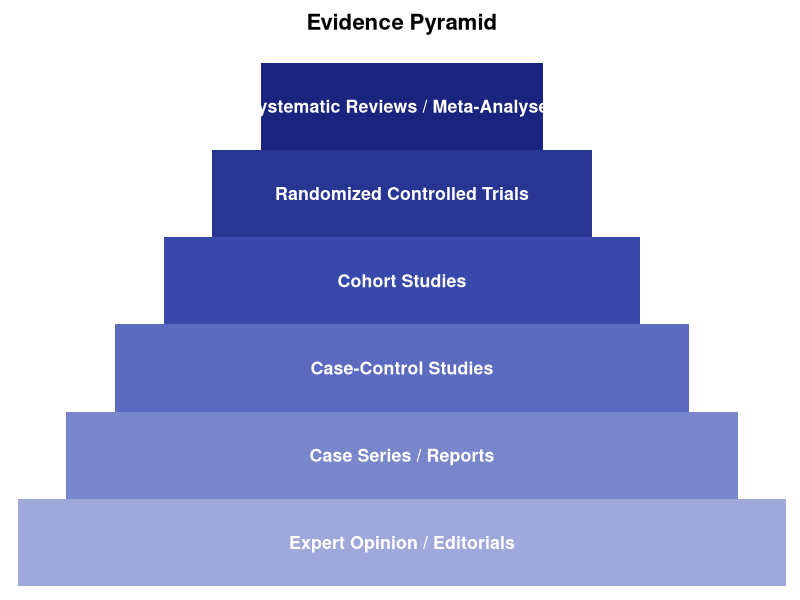
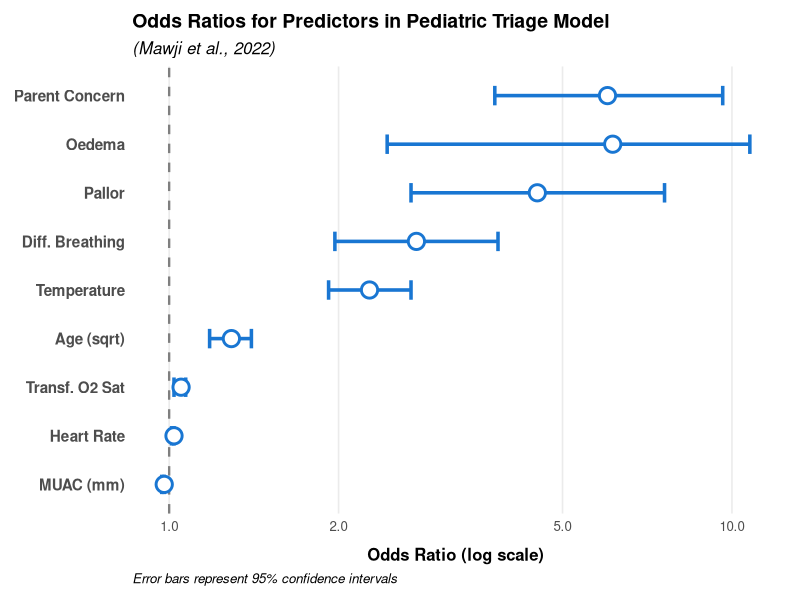
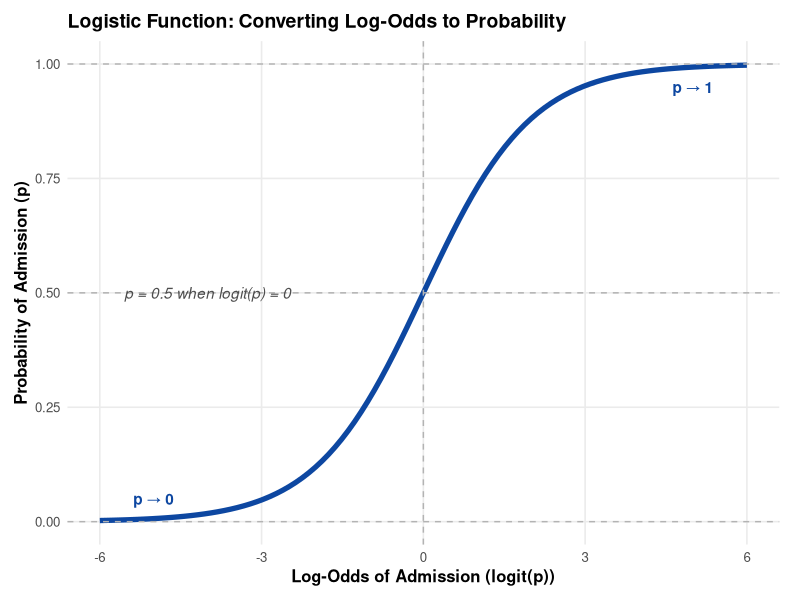
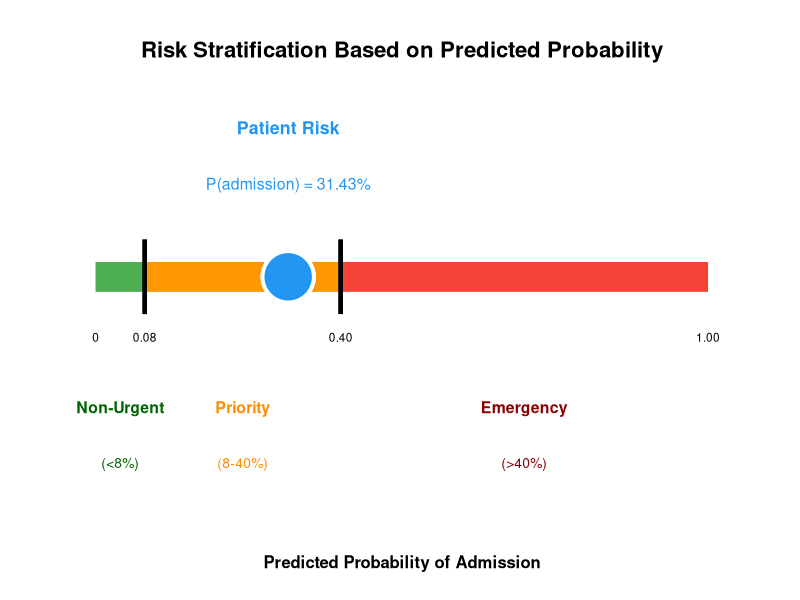
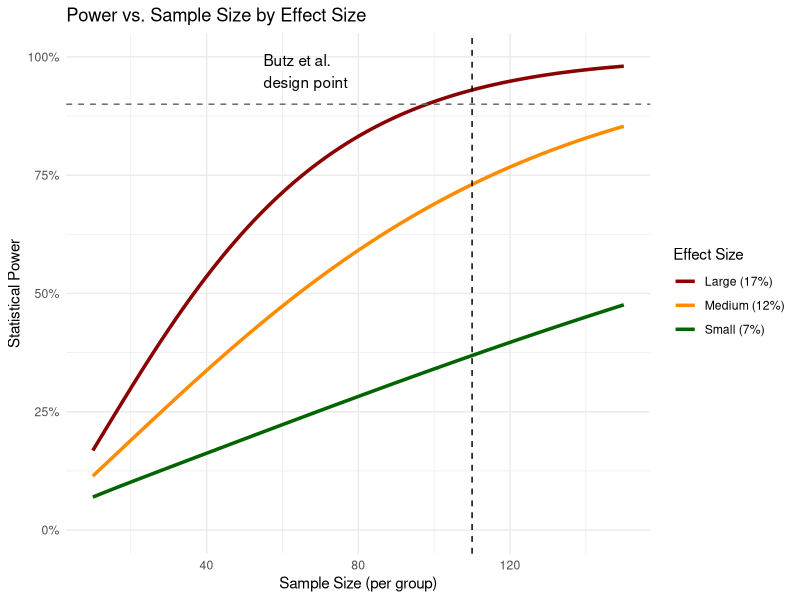
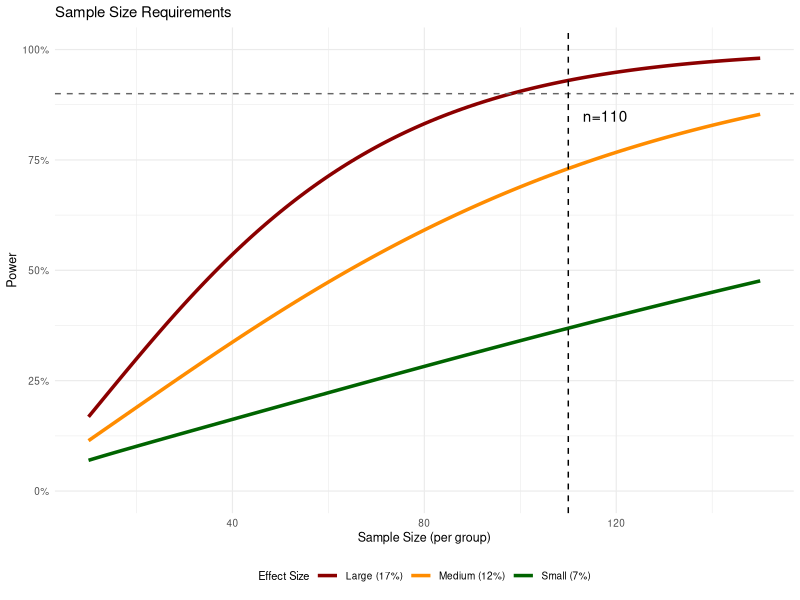
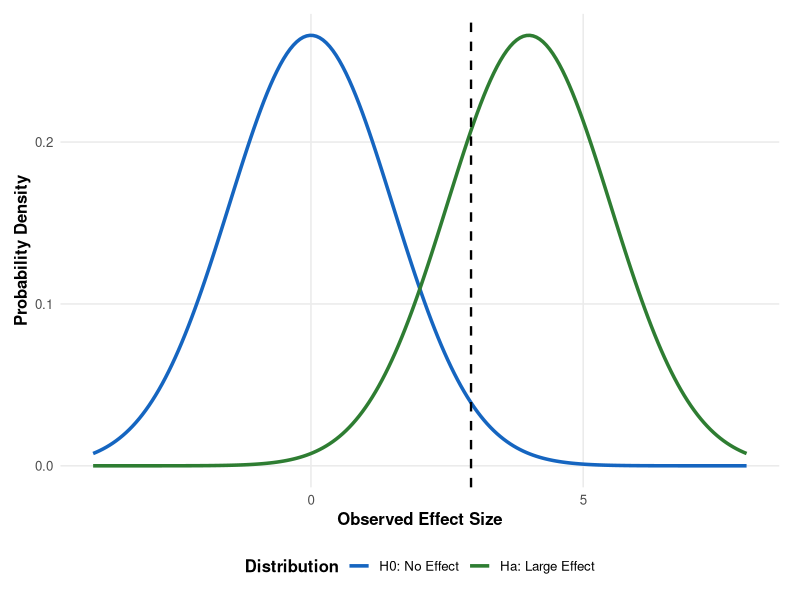
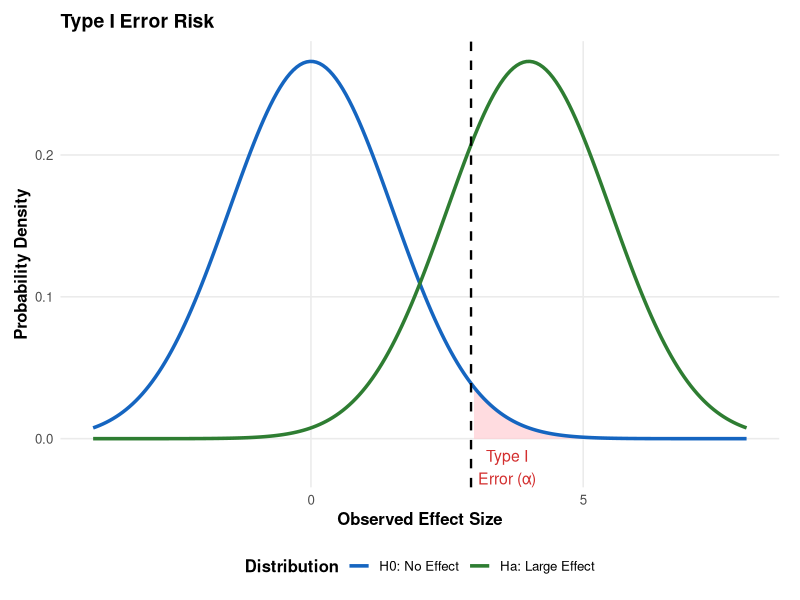

The R source for these figures, in order:
## ---- chunk 1
library(ggplot2)

levels_pyr <- c("Systematic Reviews / Meta-Analyses", 
                "Randomized Controlled Trials", 
                "Cohort Studies", 
                "Case-Control Studies", 
                "Case Series / Reports",
                "Expert Opinion / Editorials")

df_pyr <- data.frame(
  Level = factor(levels_pyr, levels = rev(levels_pyr)),
  Value = 6:1,
  ymin = c(5, 4, 3, 2, 1, 0),
  ymax = c(5.8, 6.8, 7.8, 8.8, 9.8, 10.8) 
)

# Enhanced color palette for better contrast
blue_palette_pyr <- rev(c("#1a237e", "#283593", "#3949ab", "#5c6bc0", "#7986cb", "#9fa8da"))

ggplot(df_pyr, aes(xmin = 0, xmax = Value, ymin = ymin-2.5, ymax = ymax+2.5, fill = Level)) +
  geom_rect() +
  coord_flip() +
  scale_fill_manual(values = blue_palette_pyr) +
  scale_y_continuous(breaks = NULL, expand = c(0, 0)) +
  scale_x_continuous(expand = c(0, 0), limits = c(0, 6), labels = NULL) +
  theme_minimal() +
  theme(
    axis.title = element_blank(),
    axis.text = element_blank(),
    axis.ticks = element_blank(),
    legend.position = "none",
    panel.grid = element_blank(),
    plot.margin = margin(10, 10, 10, 10),
    plot.background = element_rect(fill = "white", color = NA)
  ) +
  geom_text(
    aes(x = Value - 0.5, y = (ymin + ymax) / 2, label = Level),
    hjust = 0.5, vjust = 0.5, size = 4.5, color = "white", fontface = "bold"
  ) +
  labs(title = "Evidence Pyramid") +
  theme(plot.title = element_text(hjust = 0.5, size = 16, face = "bold", margin = margin(b = 20)))
## ---- chunk 2
library(ggplot2)
library(dplyr)

predictor_data <- data.frame(
  Predictor = factor(c("Parent Concern", "Oedema", "Pallor", "Diff. Breathing", "Temperature", "Age (sqrt)", "Transf. O2 Sat", "Heart Rate", "MUAC (mm)"), 
                     levels = c("MUAC (mm)", "Heart Rate", "Transf. O2 Sat", "Age (sqrt)", "Temperature", "Diff. Breathing", "Pallor", "Oedema", "Parent Concern")),
  OR = c(6.01, 6.14, 4.51, 2.75, 2.27, 1.29, 1.05, 1.02, 0.98),
  LowerCI = c(3.79, 2.44, 2.69, 1.97, 1.92, 1.18, 1.02, 1.01, 0.97),
  UpperCI = c(9.63, 10.76, 7.59, 3.84, 2.69, 1.40, 1.07, 1.02, 0.98)
)

# Enhanced plot with better colors and readability
ggplot(predictor_data, aes(x = OR, y = Predictor)) +
  geom_vline(xintercept = 1, linetype = "dashed", color = "grey50", linewidth = 0.8) +
  geom_errorbarh(aes(xmin = LowerCI, xmax = UpperCI), height = 0.4, color = "#1976d2", linewidth = 1.2) +
  geom_point(size = 4.5, color = "#1976d2", fill = "white", shape = 21, stroke = 1.5) +
  scale_x_log10(breaks = c(0.1, 0.5, 1, 2, 5, 10), labels = scales::label_number(accuracy = 0.1)) +
  labs(
    title = "Odds Ratios for Predictors in Pediatric Triage Model",
    subtitle = "(Mawji et al., 2022)",
    x = "Odds Ratio (log scale)", 
    y = NULL,
    caption = "Error bars represent 95% confidence intervals"
  ) +
  theme_minimal(base_size = 12) +
  theme(
    panel.grid.minor = element_blank(),
    panel.grid.major.y = element_blank(),
    axis.text.y = element_text(size = 11, face = "bold"),
    plot.title = element_text(face = "bold", size = 14),
    plot.subtitle = element_text(face = "italic", size = 12),
    plot.caption = element_text(hjust = 0, face = "italic"),
    axis.title.x = element_text(margin = margin(t = 10), face = "bold"),
    plot.margin = margin(10, 15, 10, 10)
  )
## ---- chunk 3
library(ggplot2)
logit_vals <- seq(-6, 6, length.out = 100)
prob_vals <- 1 / (1 + exp(-logit_vals))
sigmoid_df <- data.frame(LogitP = logit_vals, Probability = prob_vals)

ggplot(sigmoid_df, aes(x = LogitP, y = Probability)) +
  geom_line(color = "#0d47a1", size = 1.8) +
  geom_hline(yintercept = c(0, 0.5, 1), linetype = "dashed", color = "grey70") +
  geom_vline(xintercept = 0, linetype = "dashed", color = "grey70") +
  labs(
    title = "Logistic Function: Converting Log-Odds to Probability",
    x = "Log-Odds of Admission (logit(p))",
    y = "Probability of Admission (p)"
  ) +
  theme_minimal(base_size = 12) +
  theme(
    panel.grid.minor = element_blank(),
    axis.title = element_text(face = "bold"),
    plot.title = element_text(face = "bold", size = 14),
    plot.subtitle = element_text(face = "italic"),
    panel.background = element_rect(fill = "white", color = NA),
    plot.background = element_rect(fill = "white", color = NA),
    plot.margin = margin(10, 15, 10, 10)
  ) +
  annotate("text", x = 5, y = 0.95, label = "p → 1", color = "#0d47a1", fontface = "bold") +
  annotate("text", x = -5, y = 0.05, label = "p → 0", color = "#0d47a1", fontface = "bold") +
  annotate("text", x = -4, y = 0.5, label = "p = 0.5 when logit(p) = 0", 
           color = "grey30", fontface = "italic")
## ---- chunk 4
# Calculate example patient's probability
intercept           <- -32.888
coef_sqrt_age       <- 0.252
coef_hr             <- 0.016
coef_temp           <- 0.819
coef_muac_mm        <- -0.022
coef_transformed_o2 <- 0.048
coef_parent_concern <- 1.793
coef_diff_breathing <- 1.012
coef_oedema         <- 1.814
coef_pallor         <- 1.506

age_months           <- 12
hr                   <- 110
temp_c               <- 37
muac_mm_val          <- 130
spo2_val             <- 98
transformed_o2_value <- 70.103 * log10(101.687 - spo2_val) - 55.833
parent_concern_val   <- 1
diff_breathing_val   <- 1
oedema_val           <- 0
pallor_val           <- 0

logit_p_mawji <- intercept +
                 coef_sqrt_age       * sqrt(age_months) +
                 coef_hr             * hr +
                 coef_temp           * temp_c +
                 coef_muac_mm        * muac_mm_val +
                 coef_transformed_o2 * transformed_o2_value +
                 coef_parent_concern * parent_concern_val +
                 coef_diff_breathing * diff_breathing_val +
                 coef_oedema         * oedema_val +
                 coef_pallor         * pallor_val

prob_admission_mawji <- exp(logit_p_mawji) / (1 + exp(logit_p_mawji))
## ---- chunk 5
library(ggplot2)
risk_df <- data.frame(x = c(0, 1))
patient_prob <- prob_admission_mawji  # Using the calculated probability from previous chunk

ggplot(risk_df, aes(x = x, y = 0)) +
  # Base line with rounded ends
  geom_segment(aes(x = 0, xend = 1, y = 0, yend = 0), 
               linewidth = 10, color = "#e0e0e0", 
               lineend = "butt") +
  
  # Color segments - adjusting the Non-Urgent segment to extend all the way left
  geom_segment(aes(x = 0.40, xend = 1, y = 0, yend = 0), 
               linewidth = 10, color = "#f44336", 
               lineend = "butt", linejoin = "round") + # Flat on left, round on right
  geom_segment(aes(x = 0.08, xend = 0.40, y = 0, yend = 0), 
               linewidth = 10, color = "#ff9800", lineend = "butt") +
  geom_segment(aes(x = 0, xend = 0.08, y = 0, yend = 0), 
               linewidth = 10, color = "#4caf50", 
               lineend = "butt", linejoin = "round") + # Round on left edge
  
  # Add black lines at thresholds
  geom_segment(aes(x = 0.08, xend = 0.08, y = -0.02, yend = 0.02), 
               linewidth = 1.5, color = "black") +
  geom_segment(aes(x = 0.40, xend = 0.40, y = -0.02, yend = 0.02), 
               linewidth = 1.5, color = "black") +
  
  # Patient marker - blue circle with white border
  geom_point(aes(x = patient_prob, y = 0), color = "white", size = 16, shape = 21, 
             fill = "#2196f3", stroke = 2) +
  
  # Patient probability label
  annotate("text", x = patient_prob, y = 0.08, 
           label = "Patient Risk", 
           color = "#2196f3", fontface = "bold", size = 4.5) +
  annotate("text", x = patient_prob, y = 0.05, 
           label = paste0("P(admission) = ", round(prob_admission_mawji*100, digits=2), "%"), 
           color = "#2196f3", size = 4) +
  
  # Category labels - larger and more distinct
  annotate("text", x = 0.04, y = -0.07, label = "Non-Urgent", color = "darkgreen", 
           fontface = "bold", size = 4) +
  annotate("text", x = 0.04, y = -0.10, label = "(<8%)", color = "darkgreen", size = 3.5) +
  
  annotate("text", x = 0.24, y = -0.07, label = "Priority", color = "darkorange", 
           fontface = "bold", size = 4) +
  annotate("text", x = 0.24, y = -0.10, label = "(8-40%)", color = "darkorange", size = 3.5) +
  
  annotate("text", x = 0.70, y = -0.07, label = "Emergency", color = "darkred", 
           fontface = "bold", size = 4) +
  annotate("text", x = 0.70, y = -0.10, label = "(>40%)", color = "darkred", size = 3.5) +
  
  # Values at key points
  annotate("text", x = 0, y = -0.03, label = "0", size = 3, vjust = 1) +
  annotate("text", x = 0.08, y = -0.03, label = "0.08", size = 3, vjust = 1) +
  annotate("text", x = 0.40, y = -0.03, label = "0.40", size = 3, vjust = 1) +
  annotate("text", x = 1, y = -0.03, label = "1.00", size = 3, vjust = 1) +
  
  # Scales and theme
  scale_x_continuous(limits = c(-0.05, 1.05), breaks = NULL) +
  scale_y_continuous(limits = c(-0.12, 0.10)) +
  theme_minimal() +
  theme(
    axis.title.y = element_blank(), 
    axis.text.y = element_blank(), 
    axis.ticks = element_blank(), 
    panel.grid = element_blank(),
    axis.title.x = element_text(face = "bold", size = 12, margin = margin(t = 25)),
    plot.title = element_text(face = "bold", size = 16, hjust = 0.5),
    plot.subtitle = element_text(hjust = 0.5, size = 12),
    plot.margin = margin(30, 20, 20, 20)
  ) +
  labs(
    title = "Risk Stratification Based on Predicted Probability",
    x = "Predicted Probability of Admission"
  )
## ---- chunk 6
library(ggplot2)

# Create data frame for power curves
sample_sizes <- seq(10, 150, by=1)
effect_small <- power.prop.test(p1=0.92, p2=0.85, power=NULL, 
                                n=sample_sizes, sig.level=0.05)$power
effect_medium <- power.prop.test(p1=0.92, p2=0.80, power=NULL, 
                                 n=sample_sizes, sig.level=0.05)$power
effect_large <- power.prop.test(p1=0.92, p2=0.75, power=NULL, 
                                n=sample_sizes, sig.level=0.05)$power

df <- data.frame(
  sample_size = rep(sample_sizes, 3),
  power = c(effect_small, effect_medium, effect_large),
  effect = rep(c("Small (7%)", "Medium (12%)", "Large (17%)"), 
               each=length(sample_sizes))
)

# Plot power curves
ggplot(df, aes(x=sample_size, y=power, color=effect)) +
  geom_line(size=1.2) +
  geom_hline(yintercept=0.9, linetype="dashed", color="gray40") +
  geom_vline(xintercept=110, linetype="dashed", color="black") +
  scale_y_continuous(limits=c(0,1), labels=scales::percent) +
  scale_color_manual(values=c("darkred", "darkorange", "darkgreen")) +
  labs(title="Power vs. Sample Size by Effect Size",
       x="Sample Size (per group)",
       y="Statistical Power",
       color="Effect Size") +
  annotate("text", x=55, y=0.97, label="Butz et al.\ndesign point", hjust=0) +
  theme_minimal()
## ---- chunk 7
library(ggplot2)

# Create data frame for power curves
sample_sizes <- seq(10, 150, by=1)
effect_small <- power.prop.test(p1=0.92, p2=0.85, power=NULL, 
                                n=sample_sizes, sig.level=0.05)$power
effect_medium <- power.prop.test(p1=0.92, p2=0.80, power=NULL, 
                                 n=sample_sizes, sig.level=0.05)$power
effect_large <- power.prop.test(p1=0.92, p2=0.75, power=NULL, 
                                n=sample_sizes, sig.level=0.05)$power

df <- data.frame(
  sample_size = rep(sample_sizes, 3),
  power = c(effect_small, effect_medium, effect_large),
  effect = rep(c("Small (7%)", "Medium (12%)", "Large (17%)"), 
               each=length(sample_sizes))
)

# Plot power curves
ggplot(df, aes(x=sample_size, y=power, color=effect)) +
  geom_line(size=1.2) +
  geom_hline(yintercept=0.9, linetype="dashed", color="gray40") +
  geom_vline(xintercept=110, linetype="dashed", color="black") +
  scale_y_continuous(limits=c(0,1), labels=scales::percent) +
  scale_color_manual(values=c("darkred", "darkorange", "darkgreen")) +
  labs(title="Sample Size Requirements",
       x="Sample Size (per group)",
       y="Power",
       color="Effect Size") +
  annotate("text", x=113, y=0.85, label="n=110", hjust=0) +
  theme_minimal(base_size=9) +
  theme(legend.position="bottom", legend.title=element_text(size=8))
## ---- chunk 8
library(ggplot2)
x_power <- seq(-4, 8, length.out = 200)
null_dist <- dnorm(x_power, mean = 0, sd = 1.5)
alt_dist_large_effect <- dnorm(x_power, mean = 4, sd = 1.5) 
crit_val <- qnorm(0.975, mean = 0, sd = 1.5) 

power_df <- data.frame(x = x_power, 
                       null = null_dist, 
                       alt_large = alt_dist_large_effect)

ggplot(power_df, aes(x = x)) +
  # Add distribution lines
  geom_line(aes(y = null, color = "H0: No Effect"), linewidth = 1.2) +
  geom_line(aes(y = alt_large, color = "Ha: Large Effect"), linewidth = 1.2) +
  # Critical value line
  geom_vline(xintercept = crit_val, linetype = "dashed", color = "black", linewidth = 0.8) +
  # Scales and theme
  scale_color_manual(values = c("H0: No Effect" = "#1565c0", "Ha: Large Effect" = "#2e7d32")) +
  labs(
    x = "Observed Effect Size", 
    y = "Probability Density",
    color = "Distribution"
  ) +
  theme_minimal(base_size = 12) +
  theme(
    legend.position = "bottom",
    legend.title = element_text(face = "bold"),
    panel.grid.minor = element_blank(),
    axis.title = element_text(face = "bold"),
    plot.margin = margin(10, 15, 10, 10)
  )
## ---- chunk 9
library(ggplot2)
x_power <- seq(-4, 8, length.out = 200)
null_dist <- dnorm(x_power, mean = 0, sd = 1.5)
alt_dist_large_effect <- dnorm(x_power, mean = 4, sd = 1.5) 
crit_val <- qnorm(0.975, mean = 0, sd = 1.5) 

power_df <- data.frame(x = x_power, 
                       null = null_dist, 
                       alt_large = alt_dist_large_effect)

ggplot(power_df, aes(x = x)) +
  # Add alpha shaded region
  geom_ribbon(data = subset(power_df, x >= crit_val), 
              aes(ymax = null, ymin = 0), fill = "#ffcdd2", alpha = 0.7) +
  # Add distribution lines
  geom_line(aes(y = null, color = "H0: No Effect"), linewidth = 1.2) +
  geom_line(aes(y = alt_large, color = "Ha: Large Effect"), linewidth = 1.2) +
  # Critical value line
  geom_vline(xintercept = crit_val, linetype = "dashed", color = "black", linewidth = 0.8) +
  # Annotations for alpha
  annotate("text", x = 3.6, y = -0.02, label = "Type I\nError (α)", color = "#d32f2f", size = 4) +
  # Scales and theme
  scale_color_manual(values = c("H0: No Effect" = "#1565c0", "Ha: Large Effect" = "#2e7d32")) +
  labs(
    title = "Type I Error Risk",
    x = "Observed Effect Size", 
    y = "Probability Density",
    color = "Distribution"
  ) +
  coord_cartesian(clip = "off") +
  theme_minimal(base_size = 12) +
  theme(
    legend.position = "bottom",
    legend.title = element_text(face = "bold"),
    panel.grid.minor = element_blank(),
    plot.title = element_text(face = "bold", size = 14),
    axis.title = element_text(face = "bold"),
    plot.margin = margin(10, 15, 10, 10)
  )
## ---- chunk 10
library(ggplot2)
x_power <- seq(-4, 8, length.out = 200)
null_dist <- dnorm(x_power, mean = 0, sd = 1.5)
alt_dist_large_effect <- dnorm(x_power, mean = 4, sd = 1.5) 
crit_val <- qnorm(0.975, mean = 0, sd = 1.5) 

power_df <- data.frame(x = x_power, 
                       null = null_dist, 
                       alt_large = alt_dist_large_effect)

ggplot(power_df, aes(x = x)) +
  # Add beta shaded region
  geom_ribbon(data = subset(power_df, x <= crit_val), 
              aes(ymax = alt_large, ymin = 0), fill = "#bbdefb", alpha = 0.7) +
  # Add power shaded region
  geom_ribbon(data = subset(power_df, x >= crit_val), 
              aes(ymax = alt_large, ymin = 0), fill = "#c8e6c9", alpha = 0.7) +
  # Add distribution lines
  geom_line(aes(y = null, color = "H0: No Effect"), linewidth = 1.2) +
  geom_line(aes(y = alt_large, color = "Ha: Large Effect"), linewidth = 1.2) +
  # Critical value line
  geom_vline(xintercept = crit_val, linetype = "dashed", color = "black", linewidth = 0.8) +
  # Annotations
  annotate("text", x = 2.0, y = 0.03, label = "Type II\nError (β)", color = "#1565c0", size = 5) +
  annotate("text", x = 4.5, y = 0.11, label = "POWER", color = "darkgreen", size = 5, fontface = "bold") +
  # Scales and theme
  scale_color_manual(values = c("H0: No Effect" = "#1565c0", "Ha: Large Effect" = "#2e7d32")) +
  labs(
    title = "Type II Error and Statistical Power",
    x = "Observed Effect Size", 
    y = "Probability Density",
    color = "Distribution"
  ) +
  theme_minimal(base_size = 12) +
  theme(
    legend.position = "bottom",
    legend.title = element_text(face = "bold"),
    panel.grid.minor = element_blank(),
    plot.title = element_text(face = "bold", size = 14),
    axis.title = element_text(face = "bold"),
    plot.margin = margin(10, 15, 10, 10)
  )
## ---- chunk 11
library(ggplot2)
x_power <- seq(-4, 8, length.out = 200)
null_dist <- dnorm(x_power, mean = 0, sd = 1.5)
alt_dist_large_effect <- dnorm(x_power, mean = 4, sd = 1.5) 
crit_val <- qnorm(0.975, mean = 0, sd = 1.5) 

power_df <- data.frame(x = x_power, 
                       null = null_dist, 
                       alt_large = alt_dist_large_effect)

ggplot(power_df, aes(x = x)) +
  # Add shaded regions
  geom_ribbon(data = subset(power_df, x <= crit_val), 
              aes(ymax = alt_large, ymin = 0), fill = "#bbdefb", alpha = 0.5) +
  geom_ribbon(data = subset(power_df, x >= crit_val), 
              aes(ymax = alt_large, ymin = 0), fill = "#c8e6c9", alpha = 0.7) +
  geom_ribbon(data = subset(power_df, x >= crit_val), 
              aes(ymax = null, ymin = 0), fill = "#ffcdd2", alpha = 0.5) +
  # Add distribution lines
  geom_line(aes(y = null, color = "H0: No Effect"), linewidth = 1.2) +
  geom_line(aes(y = alt_large, color = "Ha: Large Effect"), linewidth = 1.2) +
  # Critical value line
  geom_vline(xintercept = crit_val, linetype = "dashed", color = "black", linewidth = 0.8) +
  # Annotations
  annotate("text", x = crit_val + 0.5, y = 0.2, label = "Reject H0", hjust = 0, fontface = "bold") +
  annotate("text", x = 3.6, y = -0.02, label = "Type I\nError (α)", color = "#d32f2f", size = 4) +
  annotate("text", x = 2.0, y = 0.03, label = "Type II\nError (β)", color = "#1565c0", size = 5) +
  annotate("text", x = 4.5, y = 0.11, label = "POWER", color = "darkgreen", size = 5, fontface = "bold") +
  # Scales and theme
  scale_color_manual(values = c("H0: No Effect" = "#1565c0", "Ha: Large Effect" = "#2e7d32")) +
  labs(
    title = "Statistical Power: Detecting a True Effect",
    subtitle = "Larger effect sizes and larger samples increase power",
    x = "Observed Effect Size", 
    y = "Probability Density",
    color = "Distribution"
  ) +
  coord_cartesian(clip = "off") +
  theme_minimal(base_size = 12) +
  theme(
    legend.position = "bottom",
    legend.title = element_text(face = "bold"),
    panel.grid.minor = element_blank(),
    plot.title = element_text(face = "bold", size = 14),
    plot.subtitle = element_text(face = "italic"),
    axis.title = element_text(face = "bold"),
    plot.margin = margin(10, 15, 10, 15)  # Added more margin on right side
  )
## ---- chunk 12
library(ggplot2)
x_power <- seq(-4, 8, length.out = 200)
null_dist <- dnorm(x_power, mean = 0, sd = 1.5)
alt_dist_large_effect <- dnorm(x_power, mean = 4, sd = 1.5) 
crit_val <- qnorm(0.975, mean = 0, sd = 1.5) 

power_df <- data.frame(x = x_power, 
                       null = null_dist, 
                       alt_large = alt_dist_large_effect)

ggplot(power_df, aes(x = x)) +
  # Add shaded regions
  geom_ribbon(data = subset(power_df, x <= crit_val), 
              aes(ymax = alt_large, ymin = 0), fill = "#bbdefb", alpha = 0.5) +
  geom_ribbon(data = subset(power_df, x >= crit_val), 
              aes(ymax = alt_large, ymin = 0), fill = "#c8e6c9", alpha = 0.7) +
  geom_ribbon(data = subset(power_df, x >= crit_val), 
              aes(ymax = null, ymin = 0), fill = "#ffcdd2", alpha = 0.5) +
  # Add distribution lines
  geom_line(aes(y = null, color = "Under H0"), linewidth = 1.2) +
  geom_line(aes(y = alt_large, color = "Under H1"), linewidth = 1.2) +
  # Critical value line
  geom_vline(xintercept = crit_val, linetype = "dashed", color = "black") +
  # Annotations
  annotate("text", x = 3.75, y = -0.02, label = "Type I (α)\n5%", color = "#d32f2f", size = 3) +
  annotate("text", x = 2.0, y = 0.02, label = "Type II (β)\n10%", color = "#1565c0", size = 3) +
  annotate("text", x = 4.5, y = 0.08, label = "POWER\n90%", color = "darkgreen", size = 4, fontface = "bold") +
  # Scales and theme
  scale_color_manual(values = c("Under H0" = "#1565c0", "Under H1" = "#2e7d32")) +
  labs(
    title = "90% Power for Butz et al. Study",
    subtitle = "With n=110 per group, 17% effect size, α=0.05",
    x = "Effect Size", 
    y = "Probability",
    color = "Distribution"
  ) +
  theme_minimal(base_size = 10) +
  theme(
    legend.position = "bottom",
    panel.grid.minor = element_blank()
  )
## ---- chunk 13
library(ggplot2)
butz_hr_df <- data.frame(
  Group = "Intervention vs Control",
  HR = 1.10,
  LowerCI = 0.76,
  UpperCI = 1.69
)

ggplot(butz_hr_df, aes(x = HR, y = Group)) +
  geom_vline(xintercept = 1, linetype = "dashed", color = "grey50", linewidth = 0.8) +
  geom_errorbarh(aes(xmin = LowerCI, xmax = UpperCI), height = 0.2, color = "#e57373", linewidth = 1.5) +
  geom_point(size = 5, color = "#e57373", shape = 18) +
  scale_x_continuous(limits=c(0.5, 2.0), breaks=seq(0.5, 2.0, 0.25)) +
  labs(
    title = "Hazard Ratio for >1 ED Visit (Intervention vs Control)",
    subtitle = "Butz et al. (2019) - Overall Group",
    x = "Hazard Ratio (HR)", 
    y = "",
    caption = "95% Confidence Interval: 0.76 to 1.69, p = 0.61"
  ) +
  theme_minimal(base_size = 12) +
  theme(
    axis.text.y = element_text(face = "bold", size = 11),
    panel.grid.minor = element_blank(),
    panel.grid.major.y = element_blank(),
    plot.title = element_text(face = "bold", size = 14),
    plot.subtitle = element_text(face = "italic"),
    axis.title.x = element_text(face = "bold", margin = margin(t = 10)),
    plot.caption = element_text(hjust = 0, face = "italic", color = "grey40"),
    plot.margin = margin(10, 15, 10, 10)
  ) +
  annotate("text", x = 0.965, y = 0.7, angle = 90, label = "No effect", color = "grey50", fontface = "italic")
## ---- chunk 14
library(survival)
library(survminer)

# Assuming we're working with simulated data to match the paper's results
set.seed(123)
n_con_no_shs <- 50 
n_int_no_shs <- 48 

# Create simulated survival times to match published curves
days <- c(0, 50, 100, 150, 200, 250, 300, 350, 365)
prob_con_no_shs <- c(1.00, 0.90, 0.80, 0.70, 0.50, 0.40, 0.35, 0.32, 0.31) 
prob_int_no_shs <- c(1.00, 0.95, 0.90, 0.85, 0.75, 0.65, 0.60, 0.58, 0.56) 

# Generate event times for control group
sim_times_con <- numeric()
for(i in 1:(length(days)-1)) {
  num_events <- round(n_con_no_shs * (prob_con_no_shs[i] - prob_con_no_shs[i+1]))
  if (num_events > 0) sim_times_con <- c(sim_times_con, runif(num_events, days[i], days[i+1]))
}
sim_times_con <- c(sim_times_con, rep(365, n_con_no_shs - length(sim_times_con)))
events_con <- ifelse(sim_times_con < 365, 1, 0)

# Generate event times for intervention group
sim_times_int <- numeric()
for(i in 1:(length(days)-1)) {
  num_events <- round(n_int_no_shs * (prob_int_no_shs[i] - prob_int_no_shs[i+1]))
  if (num_events > 0) sim_times_int <- c(sim_times_int, runif(num_events, days[i], days[i+1]))
}
sim_times_int <- c(sim_times_int, rep(365, n_int_no_shs - length(sim_times_int)))
events_int <- ifelse(sim_times_int < 365, 1, 0)

# Combine data
sim_butz_km_data <- data.frame(
  time = c(sim_times_con, sim_times_int),
  event = c(events_con, events_int),
  group = factor(c(rep("Control (No SHS)", n_con_no_shs), rep("Intervention (No SHS)", n_int_no_shs)))
)

# Create survival fit
fit_butz_km <- survfit(Surv(time, event) ~ group, data = sim_butz_km_data)

# Enhanced Kaplan-Meier plot
ggsurvplot(
  fit_butz_km,
  data = sim_butz_km_data,
  pval = TRUE,
  pval.coord = c(50, 0.2),
  conf.int = TRUE,
  conf.int.alpha = 0.2,
  risk.table = TRUE,
  risk.table.height = 0.3,
  xlab = "Days to Repeat ED Visit",
  ylab = "Probability of No Repeat ED Visit",
  legend.labs = c("Control (No SHS)", "Intervention (No SHS)"),
  palette = c("#e57373", "#64b5f6"),
  ggtheme = theme_minimal(base_size = 11),
  title = "Time to Repeat ED Visit in Children without SHS Exposure",
  subtitle = "Simulated data based on Butz et al. (2019)",
  font.title = c(14, "bold"),
  font.subtitle = c(12, "italic"),
  font.x = c(11, "bold"),
  font.y = c(11, "bold"),
  risk.table.fontsize = 3.8,
  tables.theme = theme_cleantable()
)
## ---- chunk 15
library(ggplot2)
aom_failure_data <- data.frame(
  Group = factor(c("Amox-Clav", "Placebo"), levels = c("Placebo", "Amox-Clav")),
  FailureRate = c(0.186, 0.449),
  Count = c("30/161", "71/158")
)

# Enhanced bar plot with better aesthetic elements
ggplot(aom_failure_data, aes(x = Group, y = FailureRate, fill = Group)) +
  # Add nicer bars with gradient shading
  geom_bar(stat = "identity", width = 0.6, color = "grey30") +
  
  # Add percentage labels on top of bars
  geom_text(aes(label = scales::percent(FailureRate, accuracy = 0.1)), 
            position = position_dodge(width = 0.6), vjust = -0.7, 
            fontface = "bold", size = 5) +
  
  # Add raw count labels inside bars
  geom_text(aes(label = Count, y = FailureRate/2), 
            position = position_dodge(width = 0.6),
            color = "white", fontface = "bold", size = 4) +
  
  # Add arrow showing reduction
  geom_segment(aes(x = 1, xend = 2, y = 0.449, yend = 0.186),
               arrow = arrow(length = unit(0.3, "cm"), type = "closed"),
               color = "grey30", linewidth = 0.8) +
  
  # Add nicer annotation for ARR
  annotate("label", x = 1.5, y = 0.35, 
           label = "26.3% Absolute\nRisk Reduction", 
           fontface = "bold", size = 4,
           fill = "white", alpha = 0.8) +
  
  scale_y_continuous(labels = scales::percent, limits = c(0, 0.55)) +
  scale_fill_manual(values = c("Amox-Clav" = "#4a148c", "Placebo" = "#e65100")) +
  
  labs(
    title = "Treatment Failure Rates in Acute Otitis Media",
    subtitle = "Tähtinen et al. (2011): Double-blind RCT",
    x = "",
    y = "Proportion with Treatment Failure"
  ) +
  
  theme_minimal(base_size = 12) +
  theme(
    legend.position = "none",
    panel.grid.minor = element_blank(),
    panel.grid.major.x = element_blank(),
    axis.text.x = element_text(face = "bold", size = 12),
    plot.title = element_text(face = "bold", size = 14),
    plot.subtitle = element_text(face = "italic"),
    axis.title.y = element_text(face = "bold"),
    plot.margin = margin(15, 15, 10, 15)
  )
## ---- chunk 16
library(ggplot2)
library(gridExtra)

# Create data for visualization
df <- data.frame(
  Group = rep(c("Placebo", "Amox-Clav"), each=2),
  Outcome = rep(c("Success", "Failure"), 2),
  Count = c(158-71, 71, 161-30, 30),
  Percentage = c((158-71)/158, 71/158, (161-30)/161, 30/161)
)

# Create the calculation display
g1 <- ggplot() +
  # Create a blank canvas
  annotate("rect", xmin = 0, xmax = 1, ymin = 0, ymax = 1, fill = "white") +
  
  # Add calculation steps
  annotate("text", x = 0.5, y = 0.9, label = "ARR Calculation", fontface = "bold", size = 6) +
  annotate("text", x = 0.5, y = 0.75, label = "Placebo failure rate - Treatment failure rate", size = 4.5) +
  annotate("text", x = 0.5, y = 0.6, label = "= 44.9% - 18.6%", size = 5) +
  annotate("text", x = 0.5, y = 0.45, label = "= 26.3%", fontface = "bold", size = 6, color = "darkblue") +
  
  # Add ARR interpretation
  annotate("text", x = 0.5, y = 0.25, label = "For every 100 patients treated", size = 4) +
  annotate("text", x = 0.5, y = 0.15, label = "26.3 fewer will experience treatment failure", 
           fontface = "bold", size = 4.5, color = "darkblue") +
  
  # Theme elements
  theme_void() +
  theme(panel.background = element_rect(fill = "#f8f8f8", color = NA),
        plot.margin = margin(10, 10, 10, 10))

# Display the plot
g1
## ---- chunk 17
library(ggplot2)

# Set up data for 4 patients
patient_data <- data.frame(
  x = c(1, 2, 3, 4),
  y = c(1, 1, 1, 1),
  outcome = c("Benefit", "No Benefit", "No Benefit", "No Benefit"),
  description = c("Would fail without\ntreatment but\nsucceeds with it", 
                  "Would succeed\nregardless of\ntreatment", 
                  "Would succeed\nregardless of\ntreatment", 
                  "Would fail\nregardless of\ntreatment")
)

# Create the NNT visualization
ggplot(patient_data, aes(x = x, y = y, fill = outcome)) +
  # Add patient circles
  geom_point(size = 40, shape = 21, color = "gray30") +
  
  # Add text labels
  geom_text(aes(label = "Patient"), y = 1.1, size = 3.5) +
  geom_text(aes(label = x), y = 1.1, vjust = 1.8, fontface = "bold", size = 4) +
  geom_text(aes(label = description), vjust = 0.75, size = 3.2) +
  
  # Add title
  annotate("text", x = 2.5, y = 1.2, 
           label = "Number Needed to Treat (NNT) = 4", 
           size = 6, fontface = "bold") +
  
  # Set colors
  scale_fill_manual(values = c("Benefit" = "#4CAF50", "No Benefit" = "#90A4AE")) +
  
  # Set theme elements
  theme_void() +
  theme(legend.position = "none",
        plot.margin = margin(20, 10, 10, 10)) +
  ylim(0.7, 1.5) +
  xlim(0.5, 4.5)
## ---- chunk 18
library(survival)
library(survminer)

# Simulated data to match the paper's reported proportions
set.seed(123)
n_amox_t <- 161
n_plac_t <- 158
time_amox_t <- ifelse(rbinom(n_amox_t, 1, 0.186) == 1, runif(n_amox_t, 1, 8), 8)
event_amox_t <- ifelse(time_amox_t < 8, 1, 0)
time_plac_t <- ifelse(rbinom(n_plac_t, 1, 0.449) == 1, runif(n_plac_t, 1, 8), 8)
event_plac_t <- ifelse(time_plac_t < 8, 1, 0)

sim_aom_data_t <- data.frame(
  time = c(time_amox_t, time_plac_t),
  event = c(event_amox_t, event_plac_t),
  group = factor(c(rep("Amox-Clav", n_amox_t), rep("Placebo", n_plac_t)))
)

fit_aom_t <- survfit(Surv(time, event) ~ group, data = sim_aom_data_t)

# Enhanced Kaplan-Meier plot
ggsurvplot(
  fit_aom_t,
  data = sim_aom_data_t,
  pval = TRUE,
  pval.coord = c(2, 0.2),
  conf.int = TRUE,
  conf.int.alpha = 0.2,
  risk.table = TRUE,
  risk.table.height = 0.3,
  xlab = "Days to Treatment Failure",
  ylab = "Probability of No Treatment Failure",
  legend.labs = c("Amoxicillin-Clavulanate", "Placebo"),
  palette = c("#9575cd", "#ffb74d"),
  ggtheme = theme_minimal(base_size = 11),
  title = "Time to Treatment Failure in AOM",
  subtitle = "Simulated data based on Tähtinen et al. (2011)",
  font.title = c(14, "bold"),
  font.subtitle = c(12, "italic"),
  font.x = c(11, "bold"),
  font.y = c(11, "bold"),
  risk.table.fontsize = 3.8,
  tables.theme = theme_cleantable(),
  surv.scale = "percent"
)
